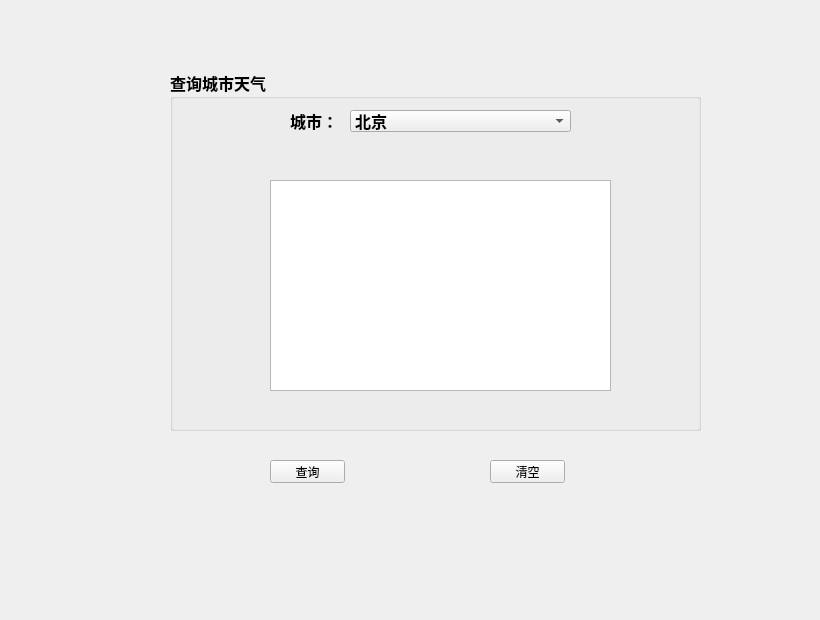
<?xml version="1.0" encoding="UTF-8"?>
<ui version="4.0">
 <class>Form</class>
 <widget class="QWidget" name="Form">
  <property name="geometry">
   <rect>
    <x>0</x>
    <y>0</y>
    <width>820</width>
    <height>620</height>
   </rect>
  </property>
  <property name="windowTitle">
   <string>Form</string>
  </property>
  <widget class="QGroupBox" name="groupBox">
   <property name="geometry">
    <rect>
     <x>170</x>
     <y>70</y>
     <width>531</width>
     <height>361</height>
    </rect>
   </property>
   <property name="font">
    <font>
     <family>Adobe Arabic</family>
     <pointsize>12</pointsize>
     <weight>75</weight>
     <bold>true</bold>
    </font>
   </property>
   <property name="title">
    <string>查询城市天气</string>
   </property>
   <widget class="QLabel" name="label_2">
    <property name="geometry">
     <rect>
      <x>120</x>
      <y>40</y>
      <width>51</width>
      <height>21</height>
     </rect>
    </property>
    <property name="font">
     <font>
      <family>Adobe Caslon Pro Bold</family>
      <pointsize>12</pointsize>
      <weight>75</weight>
      <bold>true</bold>
     </font>
    </property>
    <property name="text">
     <string>城市：</string>
    </property>
   </widget>
   <widget class="QComboBox" name="weatherComboBox_2">
    <property name="geometry">
     <rect>
      <x>180</x>
      <y>40</y>
      <width>221</width>
      <height>22</height>
     </rect>
    </property>
    <property name="font">
     <font>
      <family>Adobe Arabic</family>
      <pointsize>12</pointsize>
      <weight>75</weight>
      <bold>true</bold>
     </font>
    </property>
    <item>
     <property name="text">
      <string>北京</string>
     </property>
    </item>
    <item>
     <property name="text">
      <string>广州</string>
     </property>
    </item>
    <item>
     <property name="text">
      <string>汕头</string>
     </property>
    </item>
    <item>
     <property name="text">
      <string>西安</string>
     </property>
    </item>
    <item>
     <property name="text">
      <string>上海</string>
     </property>
    </item>
    <item>
     <property name="text">
      <string>天津</string>
     </property>
    </item>
    <item>
     <property name="text">
      <string>杭州</string>
     </property>
    </item>
    <item>
     <property name="text">
      <string>武汉</string>
     </property>
    </item>
    <item>
     <property name="text">
      <string>南京</string>
     </property>
    </item>
    <item>
     <property name="text">
      <string>深圳</string>
     </property>
    </item>
    <item>
     <property name="text">
      <string>厦门</string>
     </property>
    </item>
    <item>
     <property name="text">
      <string>长沙</string>
     </property>
    </item>
    <item>
     <property name="text">
      <string>合肥</string>
     </property>
    </item>
    <item>
     <property name="text">
      <string>太原</string>
     </property>
    </item>
    <item>
     <property name="text">
      <string>郑州</string>
     </property>
    </item>
    <item>
     <property name="text">
      <string>苏州</string>
     </property>
    </item>
   </widget>
   <widget class="QTextEdit" name="resultText_2">
    <property name="geometry">
     <rect>
      <x>100</x>
      <y>110</y>
      <width>341</width>
      <height>211</height>
     </rect>
    </property>
    <property name="font">
     <font>
      <family>Adobe Arabic</family>
      <pointsize>12</pointsize>
      <weight>75</weight>
      <bold>true</bold>
     </font>
    </property>
   </widget>
  </widget>
  <widget class="QPushButton" name="clearBtn">
   <property name="geometry">
    <rect>
     <x>490</x>
     <y>460</y>
     <width>75</width>
     <height>23</height>
    </rect>
   </property>
   <property name="text">
    <string>清空</string>
   </property>
  </widget>
  <widget class="QPushButton" name="queryBtn">
   <property name="geometry">
    <rect>
     <x>270</x>
     <y>460</y>
     <width>75</width>
     <height>23</height>
    </rect>
   </property>
   <property name="text">
    <string>查询</string>
   </property>
  </widget>
 </widget>
 <resources/>
 <connections/>
</ui>
